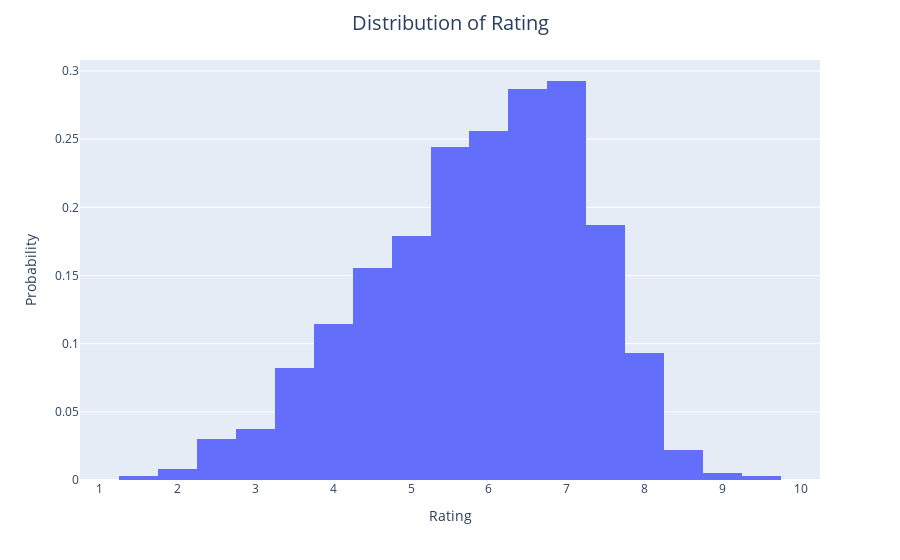

This figure's notebook cell:
### Code cell
import plotly.express as px
rating_fig = px.histogram(mf, x='Rating', histnorm='probability density', nbins=40)
rating_fig.update_layout(
    title='Distribution of Rating',
    title_x=0.5,
    title_pad=dict(t=20),
    title_font=dict(size=20),
    xaxis_title='Rating',
    yaxis_title='Probability'
)
rating_fig.show()

### Figure 1 — Plotly figure (JSON) as saved in the notebook; plotly's stock layout.template omitted (floating-point values rounded to 4 significant figures; data arrays with more than 128 entries replaced by an {"elided": "..."} marker saying what was removed)
{"data": [{"alignmentgroup": "True", "bingroup": "x", "histnorm": "probability density", "hovertemplate": "Rating=%{x}<br>probability density=%{y}<extra></extra>", "legendgroup": "", "marker": {"color": "#636efa", "pattern": {"shape": ""}}, "name": "", "nbinsx": 40, "offsetgroup": "", "orientation": "v", "showlegend": false, "type": "histogram", "x": {"elided": "11979 float values"}, "xaxis": "x", "yaxis": "y"}], "layout": {"autosize": true, "barmode": "relative", "legend": {"tracegroupgap": 0}, "margin": {"t": 60}, "title": {"font": {"size": 20}, "pad": {"t": 20}, "text": "Distribution of Rating", "x": 0.5}, "xaxis": {"anchor": "y", "autorange": true, "domain": [0, 1], "range": [0.75, 10.25], "title": {"text": "Rating"}, "type": "linear"}, "yaxis": {"anchor": "x", "autorange": true, "domain": [0, 1], "range": [0, 0.3081], "title": {"text": "Probability"}}}}
